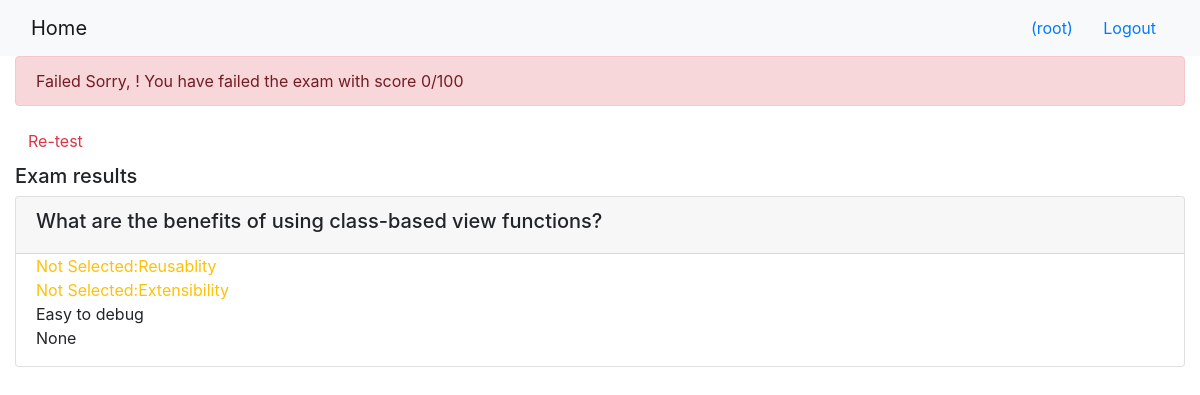
The app's page /onlinecourse/course/1/submission/1/result/ (signed in), older data.
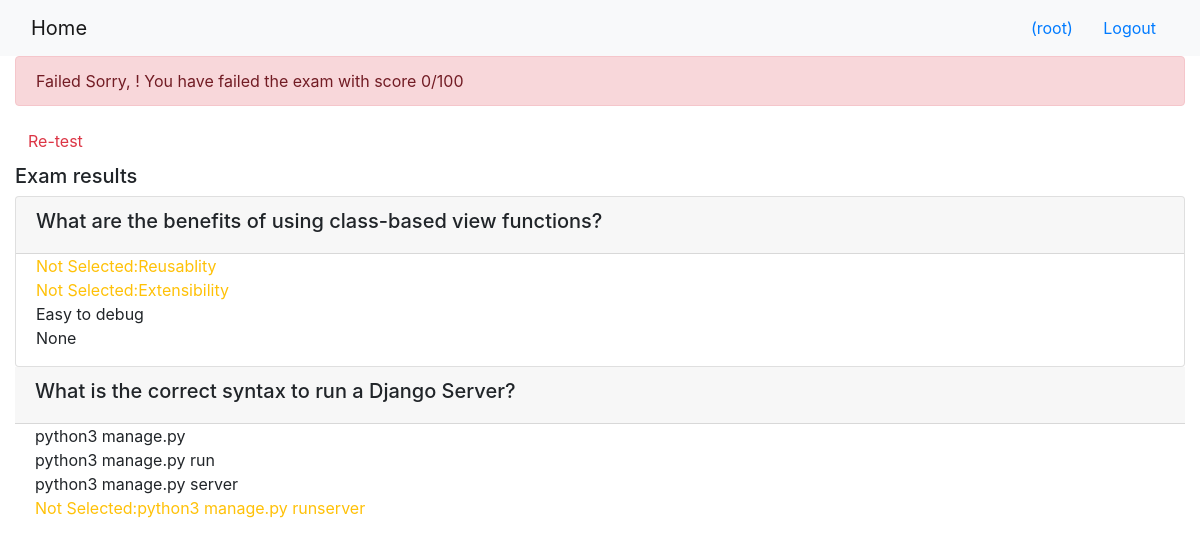
The same page, newer data.
### onlinecourse/models.py (models this page shows)
class Question(models.Model):
    question_text = models.CharField(null=False, max_length=60, default='text')
    grade = models.IntegerField(null=False,default=0)
    course = models.ForeignKey(Course, on_delete=models.CASCADE)
    def is_get_score(self, selected_ids):
       all_answers = self.choice_set.filter(is_correct=True).count()
       selected_correct = self.choice_set.filter(is_correct=True, id__in=selected_ids).count()
       if all_answers == selected_correct:
           return True
       else:
           return False

class Choice(models.Model):
    choice_text = models.CharField(null=False, max_length=30, default='choice')
    is_correct = models.BooleanField(null=False, default='False')
    question = models.ForeignKey(Question, on_delete=models.CASCADE)

### onlinecourse/views.py (the view)
# urls.py: path('course/<int:course_id>/submission/<int:submission_id>/result/', views.show_exam_result, name='show_exam_result'),
def show_exam_result(request, course_id, submission_id):
    course = get_object_or_404(Course, pk=course_id)
    submission = get_object_or_404(Submission, pk=submission_id)
    context = {}
    template_name = 'onlinecourse/course_list_bootstrap.html'
    total_score = 0
    selected_ids = submission.choice.all().values_list('id',flat=True)
    selected_choice_text = submission.choice.all().values_list('choice_text',flat=True)
    for question in course.question_set.all():
        if question.is_get_score(selected_ids):
            total_score += question.grade
    context['user']=request.user
    context['course']=course
    context['selected_ids']=selected_ids
    context['total_score']=total_score
    return render(request, 'onlinecourse/exam_result_bootstrap.html', context)

### onlinecourse/templates/onlinecourse/exam_result_bootstrap.html (shortened to what this page needs)
<!DOCTYPE html>
<html lang="en">
<head>
    {% load static %}
    <link rel="stylesheet" href="https://maxcdn.bootstrapcdn.com/bootstrap/4.5.2/css/bootstrap.min.css">
</head>
<body>
 <nav class="navbar navbar-light bg-light">
    <div class="container-fluid">
        <div class="navbar-header">
              <a class="navbar-brand" href="{% url 'onlinecourse:index' %}">Home</a>
        </div>
        <ul class="nav navbar-nav navbar-right">
            {% if user.is_authenticated %}
            <li>
                <a class="btn btn-link" href="#">{{ user.first_name }}({{ user.username }})</a>
                <a class="btn btn-link" href="{% url 'onlinecourse:logout' %}">Logout</a>
            </li>
            {% endif %}
        </ul>
    </div>
</nav>
<div class="container-fluid">
    {% if total_score > 80 %}
    <div class="alert alert-success">
       Congratulations, {{ user.first_name }}! You have passed the exam with score {{ total_score }}/100
    </div>
    {% else %}
    <div class="alert alert-danger">
        Failed Sorry, {{ user.first_name }}! You have failed the exam with score {{ total_score }}/100
    </div>
    <a class="btn btn-link text-danger" href="{% url 'onlinecourse:course_details' course.id %}">Re-test</a>
    {% endif %}
    <div class="card-columns-vertical mt-1">
       <h5 class="">Exam results</h5>
            {% if user.is_authenticated %}
                <form id="questionform" action="{% url 'onlinecourse:submit' course.id %}" method="post">
                <div class="card mt-1">
                    {% for question in course.question_set.all %}
                        <div class="card-header"><h5>{{ question.question_text}}</h5></div>
                            <div class="form-group">
                                {% for choice in question.choice_set.all %}
                                    <div class="form-check">
                                        {% if choice.is_correct and choice.id not in selected_ids %}
                                        <label class="form-check-label text-warning">
                                         Not Selected:{{ choice.choice_text }}
                                        </label>
                                        {% elif choice.is_correct  %}
                                        <label class="form-check-label text-success">
                                         Correct answer:{{ choice.choice_text }}
                                        </label>
                                        {% elif not choice.is_correct and choice.id in selected_ids %}
                                        <label class="form-check-label text-danger">
                                         Wrong Answer:{{ choice.choice_text }}
                                        </label>
                                        {% else %}
                                        <label class="form-check-label">
                                         {{ choice.choice_text }}
                                        </label>
                                        {% endif %}
                                    </div>
                                {% endfor %}
                            </div>
                        </div>
                    {% endfor %}
                </div>
            {% endif %}
    </div>
</body>
</html>

Row changes from the older to the newer data that the page shows:
added Question: question_text "What is the correct syntax to run a Django Server?"
added Choice: choice_text "python3 manage.py", shown under "What is the correct syntax to run a Django Server?"
added Choice: choice_text "python3 manage.py run", shown under "What is the correct syntax to run a Django Server?"
added Choice: choice_text "python3 manage.py server", shown under "What is the correct syntax to run a Django Server?"
added Choice: choice_text "python3 manage.py runserver", shown under "What is the correct syntax to run a Django Server?"
